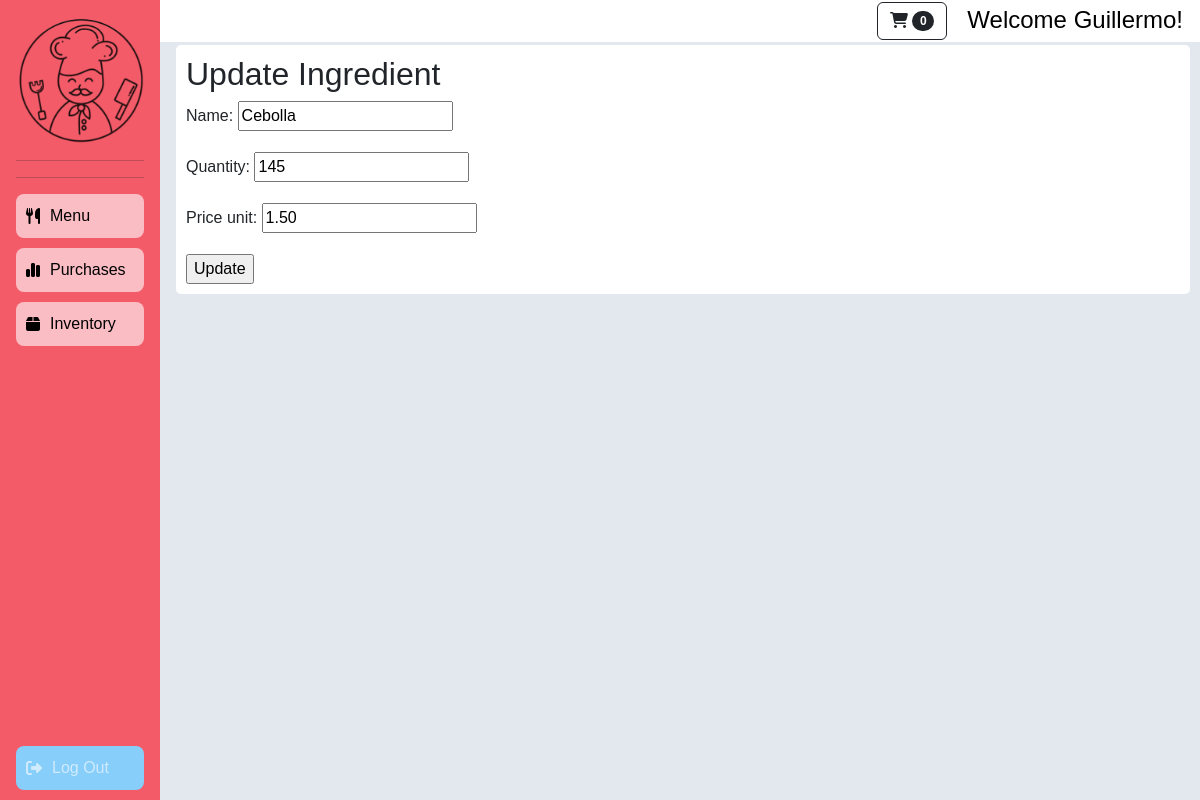
The page /inventory/update/32 (signed in) on the database its author committed.
### main/models.py (models this page shows, shortened)
class Ingredient(models.Model):
    name_validator = RegexValidator(
        regex=r'^[a-zA-Z ]+$',
        message='El nombre solo puede contener letras y espacios.',
        code='invalid_name'
    )
    name = models.CharField(max_length=100, unique=True, validators=[name_validator])
    quantity = models.PositiveIntegerField()
    price_unit = models.DecimalField(max_digits=10, decimal_places=2)

### main/views.py (the view)
# urls.py: path('inventory/update/<pk>', UpdateInventoryItemView.as_view(), name='update_ingredient'),
@method_decorator(login_required, name='dispatch')
class UpdateInventoryItemView(LoginRequiredMixin, UpdateView):
    model = Ingredient
    form_class = IngredientForm
    success_url = '/inventory'
    template_name = 'main/update_ingredient.html'

### main/forms.py
class IngredientForm(forms.ModelForm):
    class Meta:
        model = Ingredient
        fields = ['name', 'quantity', 'price_unit']

### main/cart.py (called while the page is built)
    def __len__(self):
        cart_quantity = sum(item['quantity'] for item in self.cart.values())
        return cart_quantity

### main/views.py (called while the page is built)
def cart(request):
	return {'cart': Cart(request)}

### main/templates/main/update_ingredient.html (shortened to what this page needs)
{% extends 'base_main.html' %}
{% load static %}
{% block content %}
<div class="update-view">
    <h2>Update Ingredient</h2>
    <form method="post"s>
        {{ form.as_p }}
        <input type="submit" value="Update" />
    </form>
</div>
{% endblock %}

### main/templates/base_main.html (shortened to what this page needs)
{% load static %}
<!DOCTYPE html>
<html lang="en">
<head>
    <link href="{% static 'fontawesomefree/css/fontawesome.css' %}" rel="stylesheet" type="text/css">
    <link href="{% static 'fontawesomefree/css/brands.css' %}" rel="stylesheet" type="text/css">
    <link href="{% static 'fontawesomefree/css/solid.css' %}" rel="stylesheet" type="text/css">
    <link rel="stylesheet" href="https://cdn.jsdelivr.net/npm/bootstrap@4.0.0/dist/css/bootstrap.min.css">
    <link href="{% static 'main/css/styles.css' %}" rel="stylesheet" type="text/css" >
    <link href="{% static 'main/css/base.css' %}" rel="stylesheet" type="text/css" >
</head>
<body>
    <header class="main-header">
        <div class="header-content">
            <a href="{% url 'card' %}" class="btn btn-outline-dark header-card"><i class="fa-solid fa-cart-shopping"></i><span class="badge bg-dark text-white ms-1 rounded-pill"" id="cart_quantity">{{ cart|length }}</span></a>
            {% if user.username %}
            <h4 class="header-greet"> Welcome {{ user.username }}!</h4>
            {% endif %}
        </div>
    </header>
    <main>
        <nav class="sidebar">
            <img
            src="{% static 'main/assets/logo.png' %}"
            alt="Django Djitney Logo"
            style="max-width: 100%; height: auto;"
            />
            <hr><hr>
            <a href="{% url 'menu' %}" onclick="cambiarColor(this)">
                <i class="fa-solid fa-utensils"></i> <span>Menu</span>
            </a>
            <a href="{% url 'purchases' %}" onclick="cambiarColor(this)">
                <i class="fa-solid fa-chart-simple"></i> <span>Purchases</span>
            </a>
            <a href="{% url 'inventory' %}" onclick="cambiarColor(this)">
                <i class="fas fa-box"></i> <span>Inventory</span>
            </a>
            <a href="{% url 'logout' %}" class="logout-button"s>
                <i class="fa-solid fa-right-from-bracket"></i> <span>Log Out</span>
            </a>
        </nav>
        <section>
            {% block content %}{% endblock %}
        </section>
    </main>
</body>
</html>

### main/static/main/css/base.css (style rules this page uses)
* { font-family: 'Asap', sans-serif;; }
body { background-color: rgba(69, 105, 144, 0.15); padding: 0; margin: 0; }
.header-content { display: flex; justify-content: right; align-items: flex-end; }
.header-greet { color: black; margin-right: 15px; margin-left: 20px; margin-bottom: 5px; }
.main-header { position: fixed; top: 0; width: 100%; background-color: white; z-index: 1000; padding: 2px; }
.update-view, .delete-view { margin-top: 45px; margin-left: 11rem; margin-right: 10px; background-color: white; padding: 10px; border-radius: 5px; }
.sidebar { position: fixed; top: 0; left: 0; bottom: 0; width: 10rem; padding: 1rem 1rem; z-index: 1050; transition: width 0.1s ease-in-out; background-color: rgba(244, 91, 105, 1); }
.sidebar a { color: black; padding: 10px; display: flex; text-decoration: none; background-color: rgba(255, 255, 255, 0.6); margin-bottom: 10px; align-items: center; border-radius: 8px; transition: background-color 0.3s; }
.sidebar a span { display: inline-block; margin-left: 10px; }
.sidebar .logout-button { background-color: #87CEFA; color: rgba(255, 255, 255, 0.6); padding: 10px; text-align: center; position: absolute; bottom: 0; width: 80%; }

### rows shown on the page
Ingredient: name "Cebolla", quantity "145", price_unit "1.50"

### other values the page prints
{{ cart|length }} "0"
{{ user.username }} "Guillermo"
